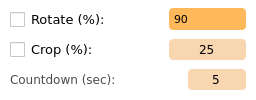
          <widget class="QFrame" name="verticalFrame_2">
           <property name="styleSheet">
            <string notr="true">background-color: rgb(255, 255, 255);
border-radius: 4px;</string>
           </property>
           <layout class="QVBoxLayout" name="verticalLayout_8" stretch="1,1,1">
            <property name="leftMargin">
             <number>5</number>
            </property>
            <property name="topMargin">
             <number>5</number>
            </property>
            <property name="rightMargin">
             <number>5</number>
            </property>
            <property name="bottomMargin">
             <number>5</number>
            </property>
            <item>
             <layout class="QHBoxLayout" name="horizontalLayout_12" stretch="2,1">
              <property name="spacing">
               <number>5</number>
              </property>
              <property name="leftMargin">
               <number>5</number>
              </property>
              <property name="rightMargin">
               <number>5</number>
              </property>
              <item>
               <widget class="QCheckBox" name="pyqt5_dynamic_odsc_checkbox_rotate">
                <property name="font">
                 <font>
                  <family>Verdana</family>
                  <pointsize>10</pointsize>
                  <weight>50</weight>
                  <bold>false</bold>
                 </font>
                </property>
                <property name="layoutDirection">
                 <enum>Qt::LeftToRight</enum>
                </property>
                <property name="styleSheet">
                 <string notr="true">QCheckBox::indicator
{
width: 15px;
height: 15px;

}

QCheckBox::indicator::unchecked
{
	image: url(:/ui/qt/resources/checkbox/checkbox_unchecked.png);
}

QCheckBox::indicator:unchecked:hover
{
	image: url(:/ui/qt/resources/checkbox/checkbox_unchecked_hover.png);
}

QCheckBox::indicator:unchecked:pressed
{
	image: url(:/ui/qt/resources/checkbox/checkbox_unchecked_pressed.png);
}

QCheckBox::indicator::checked 
{
	image: url(:/ui/qt/resources/checkbox/checkbox_checked.png);
}

QCheckBox::indicator:checked:hover 
{
	image: url(:/ui/qt/resources/checkbox/checkbox_checked_hover.png);
}

QCheckBox::indicator:checked:pressed 
{
	image: url(:/ui/qt/resources/checkbox/checkbox_checked_pressed.png);
}</string>
                </property>
                <property name="text">
                 <string>Rotate (%):</string>
                </property>
               </widget>
              </item>
              <item>
               <widget class="QComboBox" name="pyqt5_dynamic_odsc_combo_rotation">
                <property name="sizePolicy">
                 <sizepolicy hsizetype="Preferred" vsizetype="Fixed">
                  <horstretch>0</horstretch>
                  <verstretch>0</verstretch>
                 </sizepolicy>
                </property>
                <property name="minimumSize">
                 <size>
                  <width>0</width>
                  <height>22</height>
                 </size>
                </property>
                <property name="font">
                 <font>
                  <family>Verdana</family>
                  <pointsize>8</pointsize>
                 </font>
                </property>
                <property name="styleSheet">
                 <string notr="true">QComboBox
{
border-radius: 4px;
padding-left: 5px;
background-color: rgb(255, 184, 90);
}

QComboBox:hover
{
background-color: rgb(248,214,176);
}

QComboBox::drop-down{
background-color: transparent;
border-radius: 4px;
}

QComboBox::drop-down:hover{
background-color: transparent;
}

QComboBox::down-arrow
{
image: url(:/ui/qt/resources/dropdown/dropdown_arrow.png);
margin-right: 5px;
}

QComboBox QListView {
background-color: rgb(255, 184, 90);
padding:4px;
}

QComboBox QListView::item {
padding:15px;
}

</string>
                </property>
                <property name="editable">
                 <bool>false</bool>
                </property>
                <property name="currentIndex">
                 <number>0</number>
                </property>
                <property name="frame">
                 <bool>true</bool>
                </property>
                <item>
                 <property name="text">
                  <string>90</string>
                 </property>
                </item>
                <item>
                 <property name="text">
                  <string>180</string>
                 </property>
                </item>
                <item>
                 <property name="text">
                  <string>270</string>
                 </property>
                </item>
               </widget>
              </item>
             </layout>
            </item>
            <item>
             <layout class="QHBoxLayout" name="horizontalLayout_13" stretch="2,1">
              <property name="spacing">
               <number>5</number>
              </property>
              <property name="leftMargin">
               <number>5</number>
              </property>
              <property name="rightMargin">
               <number>5</number>
              </property>
              <item>
               <widget class="QCheckBox" name="pyqt5_dynamic_odsc_checkbox_crop">
                <property name="font">
                 <font>
                  <family>Verdana</family>
                  <pointsize>10</pointsize>
                  <weight>50</weight>
                  <bold>false</bold>
                 </font>
                </property>
                <property name="layoutDirection">
                 <enum>Qt::LeftToRight</enum>
                </property>
                <property name="styleSheet">
                 <string notr="true">QCheckBox::indicator
{
width: 15px;
height: 15px;

}

QCheckBox::indicator::unchecked
{
	image: url(:/ui/qt/resources/checkbox/checkbox_unchecked.png);
}

QCheckBox::indicator:unchecked:hover
{
	image: url(:/ui/qt/resources/checkbox/checkbox_unchecked_hover.png);
}

QCheckBox::indicator:unchecked:pressed
{
	image: url(:/ui/qt/resources/checkbox/checkbox_unchecked_pressed.png);
}

QCheckBox::indicator::checked 
{
	image: url(:/ui/qt/resources/checkbox/checkbox_checked.png);
}

QCheckBox::indicator:checked:hover 
{
	image: url(:/ui/qt/resources/checkbox/checkbox_checked_hover.png);
}

QCheckBox::indicator:checked:pressed 
{
	image: url(:/ui/qt/resources/checkbox/checkbox_checked_pressed.png);
}</string>
                </property>
                <property name="text">
                 <string>Crop (%):</string>
                </property>
               </widget>
              </item>
              <item>
               <widget class="QLineEdit" name="pyqt5_dynamic_odsc_entry_crop">
                <property name="enabled">
                 <bool>true</bool>
                </property>
                <property name="minimumSize">
                 <size>
                  <width>41</width>
                  <height>21</height>
                 </size>
                </property>
                <property name="font">
                 <font>
                  <family>Verdana</family>
                 </font>
                </property>
                <property name="styleSheet">
                 <string notr="true">border-radius: 4px;
padding: 1px;
background-color: rgb(248,214,176);
</string>
                </property>
                <property name="text">
                 <string>25</string>
                </property>
                <property name="alignment">
                 <set>Qt::AlignCenter</set>
                </property>
               </widget>
              </item>
             </layout>
            </item>
            <item>
             <layout class="QHBoxLayout" name="horizontalLayout_10" stretch="3,1">
              <property name="spacing">
               <number>5</number>
              </property>
              <property name="leftMargin">
               <number>5</number>
              </property>
              <property name="rightMargin">
               <number>5</number>
              </property>
              <item>
               <widget class="QLabel" name="static_odsc_label_06">
                <property name="font">
                 <font>
                  <family>Verdana</family>
                  <pointsize>9</pointsize>
                  <weight>50</weight>
                  <italic>false</italic>
                  <bold>false</bold>
                 </font>
                </property>
                <property name="styleSheet">
                 <string notr="true">color: rgb(75, 75, 75);</string>
                </property>
                <property name="text">
                 <string>Countdown (sec):</string>
                </property>
               </widget>
              </item>
              <item>
               <widget class="QLineEdit" name="pyqt5_dynamic_odsc_entry_delay">
                <property name="enabled">
                 <bool>true</bool>
                </property>
                <property name="minimumSize">
                 <size>
                  <width>41</width>
                  <height>21</height>
                 </size>
                </property>
                <property name="font">
                 <font>
                  <family>Verdana</family>
                 </font>
                </property>
                <property name="styleSheet">
                 <string notr="true">border-radius: 4px;
padding: 1px;
background-color: rgb(248,214,176);
</string>
                </property>
                <property name="text">
                 <string>5</string>
                </property>
                <property name="alignment">
                 <set>Qt::AlignCenter</set>
                </property>
               </widget>
              </item>
             </layout>
            </item>
           </layout>
          </widget>
